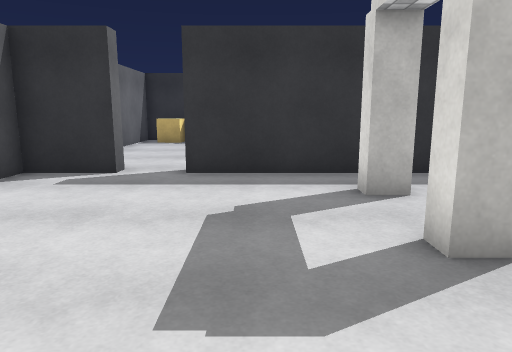
view 1 (above)

16 first-person views from a walk through a Unity game level. The camera is 1.3 m above the floor, tilts 10° down and sees 70° across. Doors are open. The floor is counted in squares, 1 m on a side. Each view is taken from the middle of a square. On the plan, view 1 faces up. The plan holds only what a view shows up to about 15 squares ahead; the rest is blank. Surface patterns are stand-ins for the level's own textures.

view 2
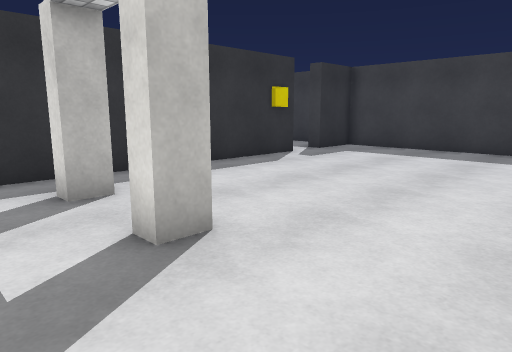

view 3
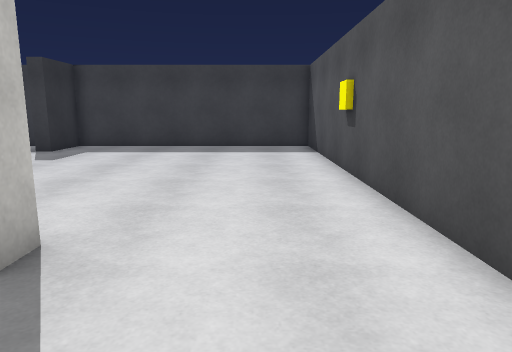

view 4
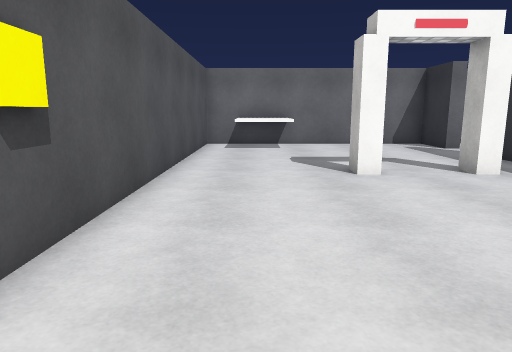

view 5
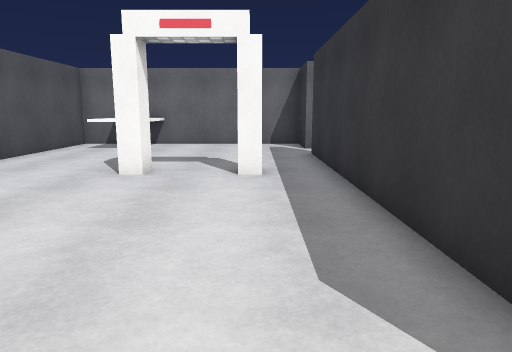

view 6
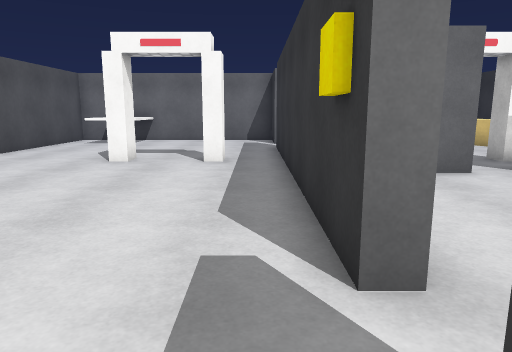

view 7
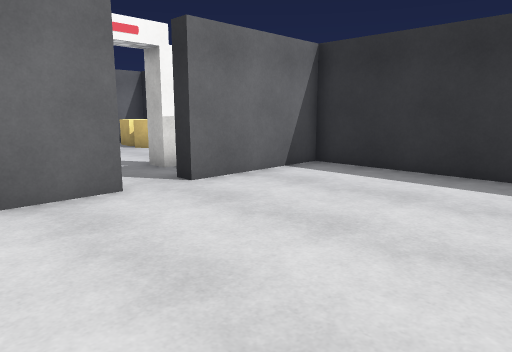

view 8
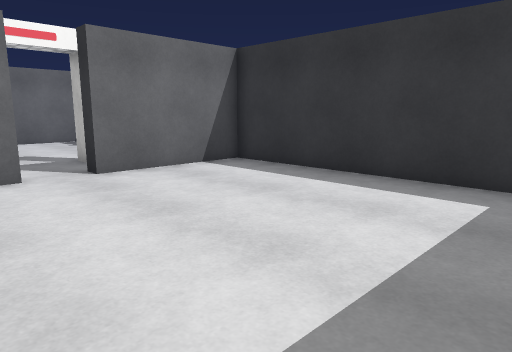

view 9
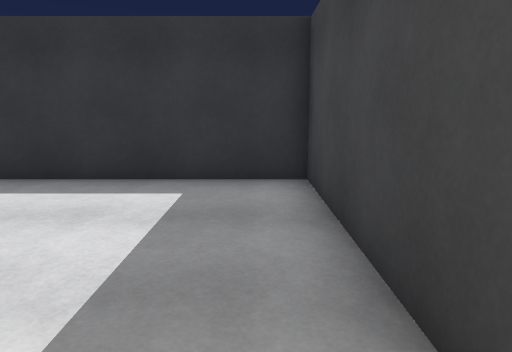

view 10
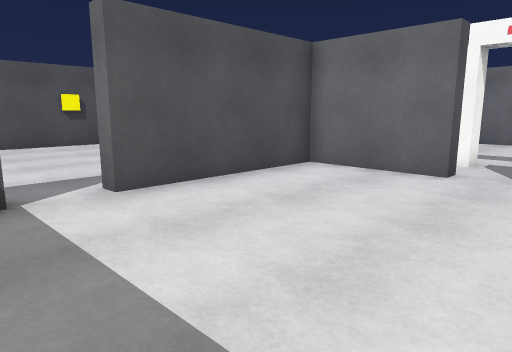

view 11
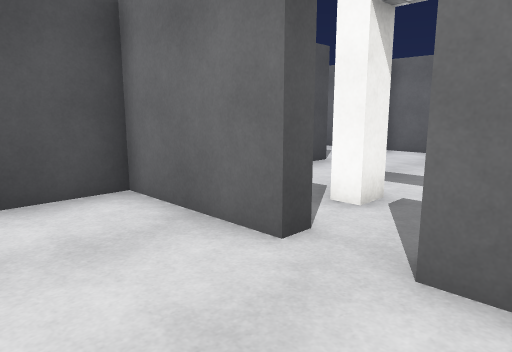

view 12
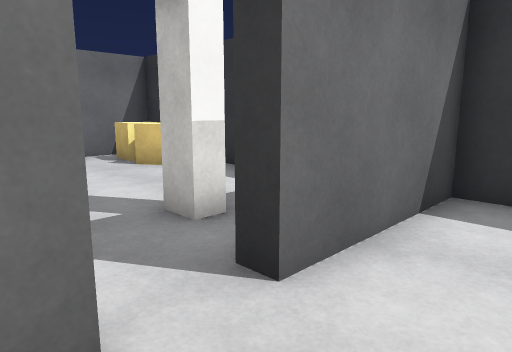

view 13
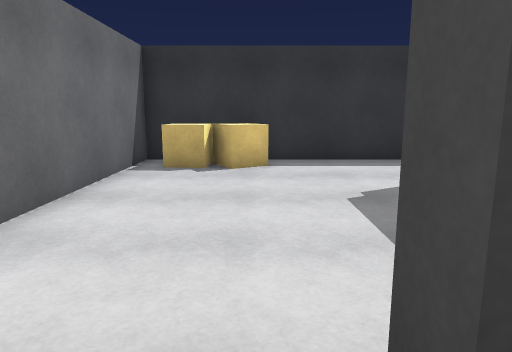

view 14
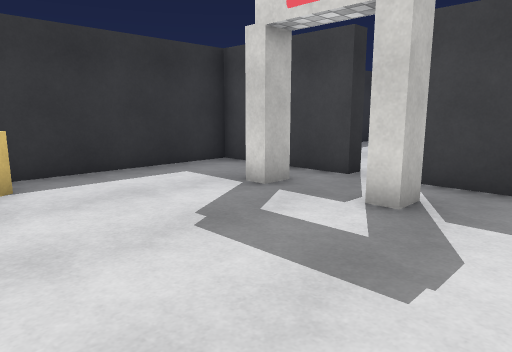

view 15
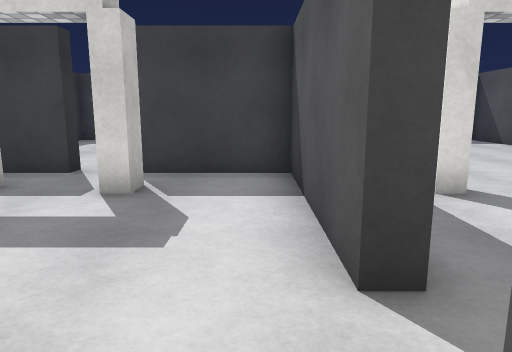

view 16
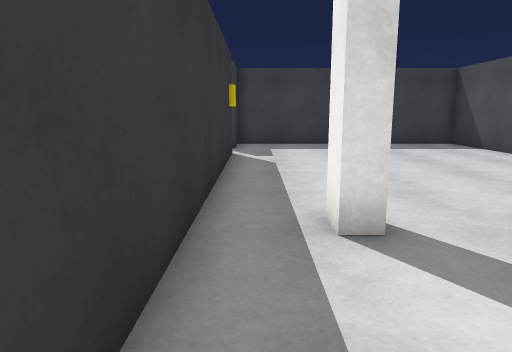

### Floor plan
Points are (right, up) in squares from view 1. A wall is a line through its corners. A room is listed if a view was taken in it or the views show most of it. See-through windows are left out.
Room 1 (views 1, 2, 3, 4, 5, 6, 13, 16)
walls: (2.4, 3.6) (2.4, 3.1) (1.7, 3.1) (1.7, 3.6); (1.7, 5.6) (1.7, 6.1) (2.4, 6.1) (2.4, 5.6); (8.6, 7.7) (-1.5, 7.7); (-3, 7.7) (-5, 7.7) (-5, -1) (13, -1) (13, 7.7) (11, 7.7) (11, 8.2)
low walls: (-2.5, 2.4) (-2.5, 0.2)
ways out: opening at (10, 8) to room 2; opening at (-2, 8) to room 3; open door at (2, 4.5)
objects: other object (9, 8)
Room 2 (views 7, 8, 9, 10, 11, 12)
walls: (4.3, 11.6) (4.3, 8.3) (8.6, 8.3); (13, 11.2) (13, 17) (4.3, 17) (4.3, 13)
ways out: opening at (10, 8) to room 1; gap at (4, 12) to room 3
Room 3 (views 14, 15)
walls: (1.7, 13.5) (1.7, 14); (2.4, 11.6) (2.4, 11) (1.7, 11) (1.7, 11.6); (2.4, 14.1) (2.4, 13.5); (-3, 8.4) (-3, 7.7); (-1.5, 7.7) (-1.5, 8.3) (3.8, 8.3) (3.8, 11.6); (3.8, 13) (3.8, 14.6); (3.8, 16.1) (3.8, 17) (-5, 17) (-5, 8.2)
ways out: opening at (-2, 8) to room 1; gap at (4, 12) to room 2; open door at (2, 12.5)
objects: other object (-4, 16) to (-3, 16); other object (-2, 15) to (-2, 16)

Positions as (right, up) in squares from view 1, and headings:
1: (0, 0), facing up
2: (0, 0), facing up-right
3: (-1, 1), facing right
4: (10, 1), facing left
5: (10, 6), facing left
6: (12, 7), facing left
7: (10, 9), facing up-left
8: (12, 10), facing up-left
9: (12, 10), facing up
10: (12, 14), facing down-left
11: (7, 14), facing down-left
12: (6, 11), facing up-left
13: (-2, 7), facing up
14: (-3, 9), facing up-right
15: (-4, 9), facing right
16: (-2, 7), facing right
